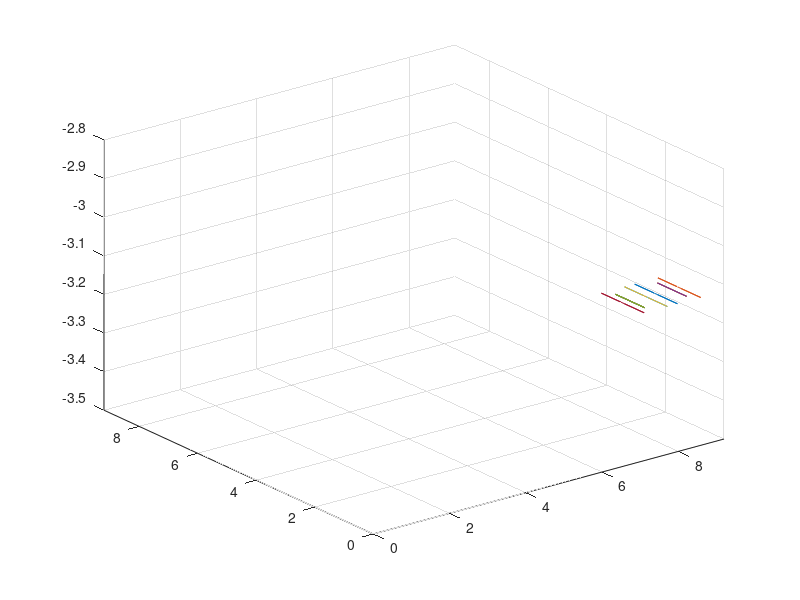

Source code (MATLAB):
close all
% 
% newVert =[7.6370    7.6370    8.7370    8.7370    7.6370;
%     0.6740    1.6740    1.6740    0.6740    0.6740];
% h = surf(newVert(1,:),newVert(2,:), -pi*ones(5));
% direction = [0 0 1];
% rotate(h,direction,45)
% hold on 
% surf(newVert(1,:),newVert(2,:), -pi*ones(5));

newVert =[7.6370    7.6370    8.7370    8.7370    7.6370;
    0.6740    1.6740    1.6740    0.6740    0.6740];
plot3(newVert(1,:),newVert(2,:),-pi*ones(5));
hold on
newVert =[8.0550    7.4463    8.3190    8.9277    8.0550;
    0.4425    1.2359    1.9055    1.1121    0.4425];
plot3(newVert(1,:),newVert(2,:),-pi*ones(5));
xlim([0  9.2])
ylim([0  9.2])  
grid on